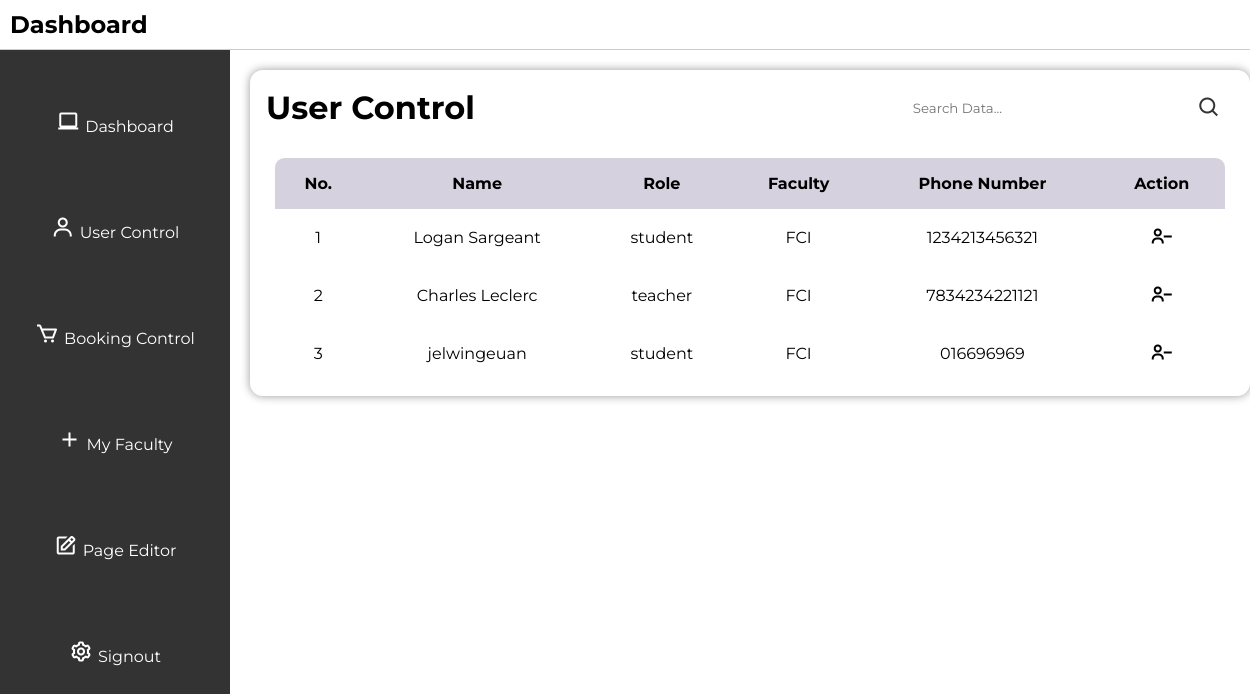
The page /usercontrol on the database as committed earlier.
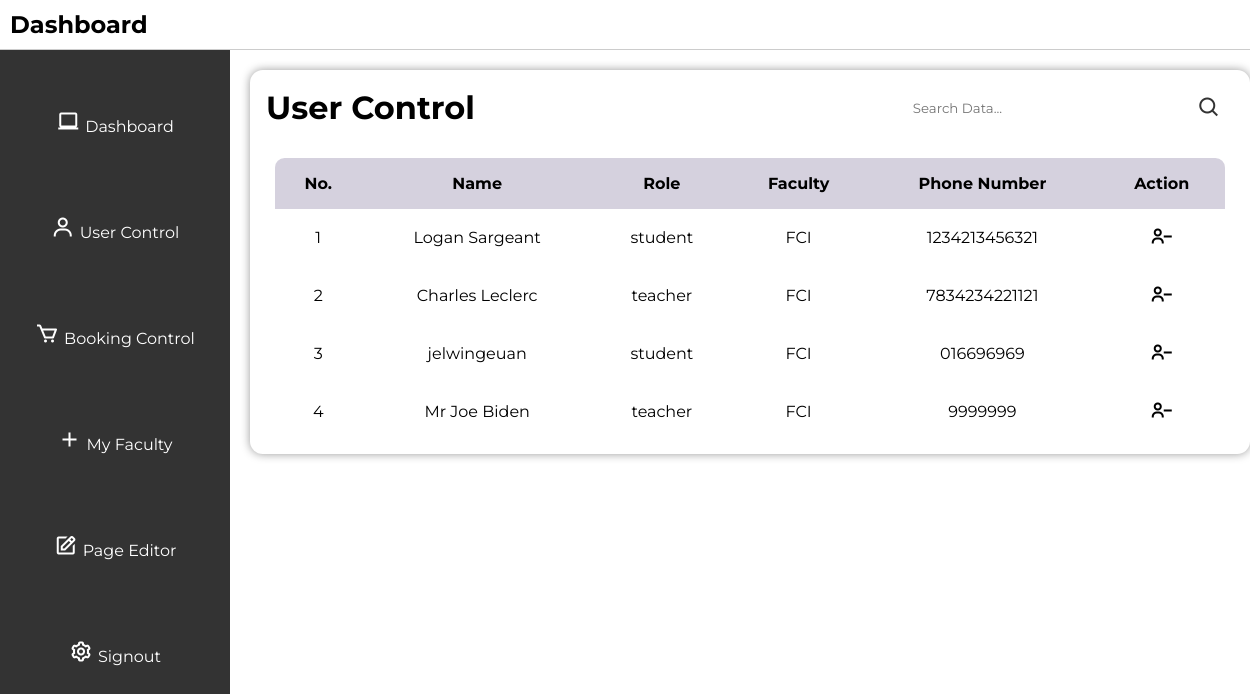
The same page on the database as committed later.
### tables this page shows
CREATE TABLE users (
        id INTEGER PRIMARY KEY AUTOINCREMENT,
        role TEXT NOT NULL,
        faculty TEXT NOT NULL,
        username TEXT NOT NULL UNIQUE,
        email TEXT NOT NULL UNIQUE,
        phone_number TEXT NOT NULL UNIQUE,
        password TEXT NOT NULL
        );

### app.py (the view)
@app.route("/usercontrol")
def usercontrol():
    search_query = request.args.get('search', '')
    conn = get_db_connection()
    cursor = conn.cursor()
    if search_query:
        cursor.execute(
            """
            SELECT id, role, faculty, username, phone_number
            FROM users
            WHERE username LIKE ? OR role LIKE ? OR faculty LIKE ? OR phone_number LIKE ?
            """,
            (f"%{search_query}%", f"%{search_query}%", f"%{search_query}%", f"%{search_query}%")
        )
    else:
        cursor.execute("SELECT id, role, faculty, username, phone_number FROM users")
    users = cursor.fetchall()
    cursor.close()
    conn.close()
    return render_template("usercontrol.html", users=users)

### app.py (called while the page is built)
def get_db_connection():
    con = sqlite3.connect("database.db")  # Connect to the database
    con.row_factory = sqlite3.Row        # Set row factory to sqlite3.Row for dictionary-like row access
    return con                           # Return the database connection

### templates/usercontrol.html (shortened to what this page needs)
<!DOCTYPE html>
<html lang="en">
<head>
    <link rel="stylesheet" href="../static/style.css">
    <link href='https://unpkg.com/boxicons@2.1.4/css/boxicons.min.css' rel='stylesheet'>
</head>
<body>
    <header>
        <h2>Dashboard</h2>
    </header>
    <div class="sidebar">
        <ul>
            <li><i class='bx bx-laptop'></i><a href="/admin">Dashboard</a></li>
            <li><i class='bx bx-user'></i><a href="/usercontrol">User Control</a></li>
            <li><i class='bx bx-cart'></i><a href="/appointmentcontrol">Booking Control</a></li>
            <li><i class='bx bx-plus'></i><a href="/faculty">My Faculty</a></li>
            <li><i class='bx bx-edit' ></i><a href="/adminpageeditor">Page Editor</a></li>
            <li><i class='bx bx-cog' ></i><a href="/logout">Signout</a></li>
        </ul>
    </div>
    <div class="user-main">
        <div class="table" id="customers_table">
            <div class="table__header">
                <h1>User Control</h1>
                <div class="input-group">
                    <input type="search" id="search" placeholder="Search Data...">
                    <i class='bx bx-search' onclick="searchData()"></i>
                </div>
            </div>
            <div class="table__body">
                <table>
                    <thead>
                        <tr>
                            <th> No. </th>
                            <th> Name </th>
                            <th> Role </th>
                            <th> Faculty </th>
                            <th> Phone Number </th>
                            <th> Action </th>
                        </tr>
                    </thead>
                    <tbody id="userTableBody">
                        {% for user in users %}
                        <form action="/delete_user" method="POST">
                            <tr>
                                <td> {{ loop.index }} </td>
                                <td>{{ user[3] }}</td>
                                <td>{{ user[1] }}</td>
                                <td> {{ user[2] }} </td>
                                <td> {{ user[4] }}</td>
                                <td>
                                    <button type="submit"><i class='bx bx-user-minus'></i></button>
                                </td>
                            </tr>
                        </form>
                        {% endfor %}
                    </tbody>
                </table>
            </div>
        </div>
    </div>
</body>
</html>

### static/style.css (style rules this page uses)
* { margin: 0; padding: 0; box-sizing: border-box; font-family: 'Montserrat'; }
body { font-family: 'Montserrat', sans-serif; background-color: white; justify-content: center; align-items: center; margin: 0; padding: 0; min-width: 100vh; }
.bx { font-size: 24px; color: #333; }
header { display: flex; justify-content: space-between; align-items: center; padding: 10px; background-color: #ffffff; border-bottom: 1px solid #ccc; position: relative; top: 0; width: 100%; }
header h2 { font-size: 24px; }
.sidebar { height: calc(210vh - 60px); width: 230px; position: absolute; top: 50px; left: 0; background-color: #333; padding-top: 20px; overflow-y: auto; }
.sidebar ul { list-style-type: none; }
.sidebar ul li { padding: 40px 0; text-align: center; }
.sidebar ul li a { color: #fff; text-decoration: none; }
.sidebar i { color: white; margin-right: 5px; }
.table { position: relative; width: 1000px; box-shadow: 0 0 10px rgba(0, 0, 0, 0.4); border-radius: 12.8px; display: flex; justify-content: center; flex-direction: column; margin-top: 20px; left: 20%; }
.table__header { width: 100%; height: 10%; padding: 12.8px 16px; display: flex; justify-content: space-between; align-items: center; }
.table__header .input-group { width: 35%; height: 100%; padding: 12.8px; border-radius: 32px; display: flex; justify-content: center; align-items: center; transition: .2s; }
.table__header .input-group input { width: 100%; padding: 0 8px 0 4.8px; background-color: transparent; border: none; outline: none; }
.table__body { width: 95%; max-height: calc(89vh - 16px); background-color: #fffb; margin: 12.8px auto; border-radius: 9.6px; overflow: auto; overflow: overlay; }
table { width: 100%; }
table, th, td { border-collapse: collapse; padding: 16px; text-align: center; }
thead th { position: sticky; top: 0; left: 0; background-color: #d5d1defe; text-transform: capitalize; }
.table__body button { background-color: transparent; border: none; color: black; justify-content: center; }
.table__body i { border: none; color: black; }

Rows that differ between the two databases and show on the page:
added users: username "Mr Joe Biden", role "teacher", faculty "FCI", phone_number "9999999"
